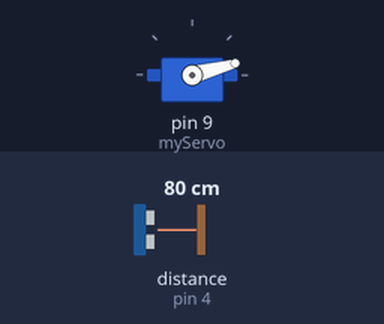
Bench run of a sketch on a simulated Arduino Uno, built with avr-gcc and run on an emulated ATmega328P. Shown: servo. Wiring (inferred from the names in the program): ultrasonic range finder: trigger pin 3; echo pin 4. Inputs (shaded band) come from the test bench; at power-on: distance to the obstacle (sensor on pin 4) 80 cm. The echo pulse lasts 58.3 µs per cm; what the sketch prints to the serial monitor is not drawn.

Above: at 0.01 s.
1.3 s: distance to the obstacle (sensor on pin 4) set to 2 cm
At 2.4 s:
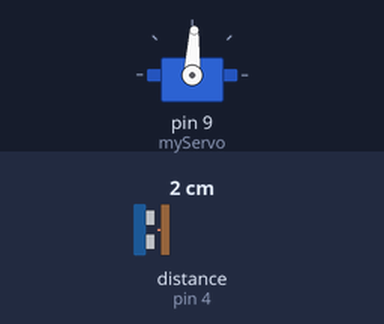
4.3 s: distance to the obstacle (sensor on pin 4) set to 299 cm
At 5.17 s:
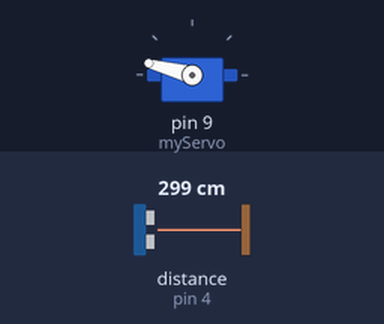
7.3 s: distance to the obstacle (sensor on pin 4) set to 4 cm
At 7.9 s:
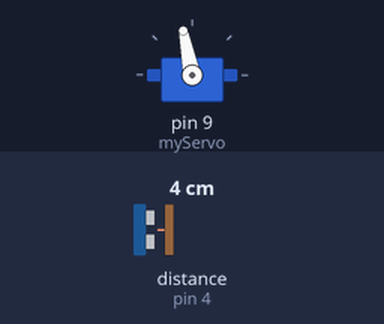
10.3 s: distance to the obstacle (sensor on pin 4) set to 35 cm
Timing chart, 0 to 14.3 s (numbered marks = the images above; inputs shaded):
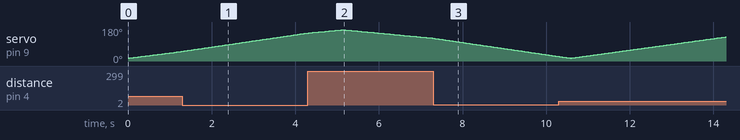

The sketch:

Radar.ino
```cpp
#include <Servo.h>.

// Ultrasonik Sinyal pinleri
const int trigPin = 3;
const int echoPin = 4;

long duration;
int distance;

Servo myServo;

void setup() {
  pinMode(trigPin, OUTPUT);
  pinMode(echoPin, INPUT);
  Serial.begin(9600);
  myServo.attach(9); // Servo motor sinyal pini
}
void loop() {
  // 15 derece ile 165 derece arasında dön
  for(int i=15;i<=165;i++){
  myServo.write(i);
  delay(30);
  distance = calculateDistance();

  Serial.print(i);
  Serial.print(",");
  Serial.print(distance);
  Serial.print(".");
  }

  for(int i=165;i>15;i--){
  myServo.write(i);
  delay(30);
  distance = calculateDistance();
  Serial.print(i);
  Serial.print(",");
  Serial.print(distance);
  Serial.print(".");
  }
}

int calculateDistance(){

  digitalWrite(trigPin, LOW);
  delayMicroseconds(2);

  digitalWrite(trigPin, HIGH);
  delayMicroseconds(10);
  digitalWrite(trigPin, LOW);
  duration = pulseIn(echoPin, HIGH);
  distance= duration*0.034/2;
  return distance;
}
```
